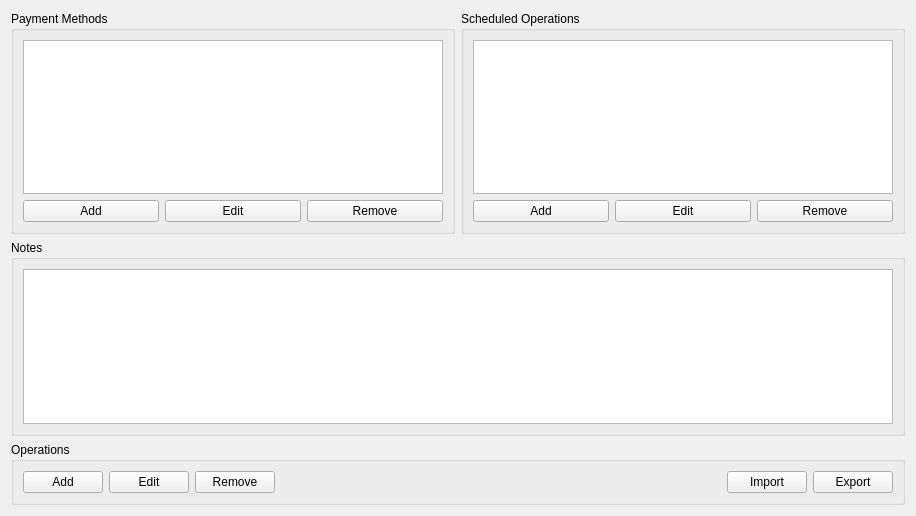
<?xml version="1.0" encoding="UTF-8"?>
<ui version="4.0">
 <class>AccountViewer</class>
 <widget class="QWidget" name="AccountViewer">
  <property name="geometry">
   <rect>
    <x>0</x>
    <y>0</y>
    <width>916</width>
    <height>516</height>
   </rect>
  </property>
  <property name="windowTitle">
   <string>Form</string>
  </property>
  <layout class="QVBoxLayout" name="verticalLayout_3">
   <item>
    <layout class="QHBoxLayout" name="hlayout">
     <item>
      <widget class="QGroupBox" name="pm_group">
       <property name="title">
        <string>Payment Methods</string>
       </property>
       <layout class="QVBoxLayout" name="verticalLayout">
        <item>
         <widget class="QListWidget" name="payment_methods">
          <property name="editTriggers">
           <set>QAbstractItemView::NoEditTriggers</set>
          </property>
         </widget>
        </item>
        <item>
         <layout class="QHBoxLayout" name="pm_buttons">
          <item>
           <widget class="QPushButton" name="pm_add">
            <property name="text">
             <string>Add</string>
            </property>
            <property name="icon">
             <iconset resource="../../picsou.qrc">
              <normaloff>:/resources/material-design/svg/credit-card-plus.svg</normaloff>:/resources/material-design/svg/credit-card-plus.svg</iconset>
            </property>
           </widget>
          </item>
          <item>
           <widget class="QPushButton" name="pm_edit">
            <property name="text">
             <string>Edit</string>
            </property>
            <property name="icon">
             <iconset resource="../../picsou.qrc">
              <normaloff>:/resources/material-design/svg/pencil.svg</normaloff>:/resources/material-design/svg/pencil.svg</iconset>
            </property>
           </widget>
          </item>
          <item>
           <widget class="QPushButton" name="pm_remove">
            <property name="text">
             <string>Remove</string>
            </property>
            <property name="icon">
             <iconset resource="../../picsou.qrc">
              <normaloff>:/resources/material-design/svg/credit-card-off.svg</normaloff>:/resources/material-design/svg/credit-card-off.svg</iconset>
            </property>
           </widget>
          </item>
         </layout>
        </item>
       </layout>
      </widget>
     </item>
     <item>
      <widget class="QGroupBox" name="sop_group">
       <property name="title">
        <string>Scheduled Operations</string>
       </property>
       <layout class="QVBoxLayout" name="verticalLayout_2">
        <item>
         <widget class="QListWidget" name="sops">
          <property name="editTriggers">
           <set>QAbstractItemView::NoEditTriggers</set>
          </property>
         </widget>
        </item>
        <item>
         <layout class="QHBoxLayout" name="sop_buttons">
          <item>
           <widget class="QPushButton" name="sop_add">
            <property name="text">
             <string>Add</string>
            </property>
            <property name="icon">
             <iconset resource="../../picsou.qrc">
              <normaloff>:/resources/material-design/svg/calendar-plus.svg</normaloff>:/resources/material-design/svg/calendar-plus.svg</iconset>
            </property>
           </widget>
          </item>
          <item>
           <widget class="QPushButton" name="sop_edit">
            <property name="text">
             <string>Edit</string>
            </property>
            <property name="icon">
             <iconset resource="../../picsou.qrc">
              <normaloff>:/resources/material-design/svg/calendar-range.svg</normaloff>:/resources/material-design/svg/calendar-range.svg</iconset>
            </property>
           </widget>
          </item>
          <item>
           <widget class="QPushButton" name="sop_remove">
            <property name="text">
             <string>Remove</string>
            </property>
            <property name="icon">
             <iconset resource="../../picsou.qrc">
              <normaloff>:/resources/material-design/svg/calendar-remove.svg</normaloff>:/resources/material-design/svg/calendar-remove.svg</iconset>
            </property>
           </widget>
          </item>
         </layout>
        </item>
       </layout>
      </widget>
     </item>
    </layout>
   </item>
   <item>
    <widget class="QGroupBox" name="notes_group">
     <property name="title">
      <string>Notes</string>
     </property>
     <layout class="QVBoxLayout" name="verticalLayout_4">
      <item>
       <widget class="QPlainTextEdit" name="notes">
        <property name="readOnly">
         <bool>true</bool>
        </property>
       </widget>
      </item>
     </layout>
    </widget>
   </item>
   <item>
    <widget class="QGroupBox" name="ops_group">
     <property name="title">
      <string>Operations</string>
     </property>
     <layout class="QVBoxLayout" name="ops_layout">
      <item>
       <layout class="QHBoxLayout" name="ops_buttons">
        <item>
         <widget class="QPushButton" name="add_op">
          <property name="text">
           <string>Add</string>
          </property>
          <property name="icon">
           <iconset resource="../../picsou.qrc">
            <normaloff>:/resources/material-design/svg/cart-plus.svg</normaloff>:/resources/material-design/svg/cart-plus.svg</iconset>
          </property>
         </widget>
        </item>
        <item>
         <widget class="QPushButton" name="edit_op">
          <property name="text">
           <string>Edit</string>
          </property>
          <property name="icon">
           <iconset resource="../../picsou.qrc">
            <normaloff>:/resources/material-design/svg/pencil.svg</normaloff>:/resources/material-design/svg/pencil.svg</iconset>
          </property>
         </widget>
        </item>
        <item>
         <widget class="QPushButton" name="remove_op">
          <property name="text">
           <string>Remove</string>
          </property>
          <property name="icon">
           <iconset resource="../../picsou.qrc">
            <normaloff>:/resources/material-design/svg/cart-off.svg</normaloff>:/resources/material-design/svg/cart-off.svg</iconset>
          </property>
         </widget>
        </item>
        <item>
         <spacer name="horizontalSpacer">
          <property name="orientation">
           <enum>Qt::Horizontal</enum>
          </property>
          <property name="sizeHint" stdset="0">
           <size>
            <width>40</width>
            <height>20</height>
           </size>
          </property>
         </spacer>
        </item>
        <item>
         <widget class="QPushButton" name="import_ops">
          <property name="text">
           <string>Import</string>
          </property>
          <property name="icon">
           <iconset resource="../../picsou.qrc">
            <normaloff>:/resources/material-design/svg/file-import.svg</normaloff>:/resources/material-design/svg/file-import.svg</iconset>
          </property>
         </widget>
        </item>
        <item>
         <widget class="QPushButton" name="export_ops">
          <property name="text">
           <string>Export</string>
          </property>
          <property name="icon">
           <iconset resource="../../picsou.qrc">
            <normaloff>:/resources/material-design/svg/file-export.svg</normaloff>:/resources/material-design/svg/file-export.svg</iconset>
          </property>
         </widget>
        </item>
       </layout>
      </item>
     </layout>
    </widget>
   </item>
  </layout>
  <action name="action_add_pm">
   <property name="icon">
    <iconset resource="../../picsou.qrc">
     <normaloff>:/resources/material-design/svg/credit-card-plus.svg</normaloff>:/resources/material-design/svg/credit-card-plus.svg</iconset>
   </property>
   <property name="text">
    <string>Add payment method</string>
   </property>
  </action>
  <action name="action_edit_pm">
   <property name="icon">
    <iconset resource="../../picsou.qrc">
     <normaloff>:/resources/material-design/svg/pencil.svg</normaloff>:/resources/material-design/svg/pencil.svg</iconset>
   </property>
   <property name="text">
    <string>Edit payment method</string>
   </property>
  </action>
  <action name="action_remove_pm">
   <property name="icon">
    <iconset resource="../../picsou.qrc">
     <normaloff>:/resources/material-design/svg/credit-card-off.svg</normaloff>:/resources/material-design/svg/credit-card-off.svg</iconset>
   </property>
   <property name="text">
    <string>Remove payment method</string>
   </property>
  </action>
  <action name="action_add_sop">
   <property name="icon">
    <iconset resource="../../picsou.qrc">
     <normaloff>:/resources/material-design/svg/calendar-plus.svg</normaloff>:/resources/material-design/svg/calendar-plus.svg</iconset>
   </property>
   <property name="text">
    <string>Add scheduled operation</string>
   </property>
  </action>
  <action name="action_edit_sop">
   <property name="icon">
    <iconset resource="../../picsou.qrc">
     <normaloff>:/resources/material-design/svg/calendar-range.svg</normaloff>:/resources/material-design/svg/calendar-range.svg</iconset>
   </property>
   <property name="text">
    <string>Edit scheduled operation</string>
   </property>
  </action>
  <action name="action_remove_sop">
   <property name="icon">
    <iconset resource="../../picsou.qrc">
     <normaloff>:/resources/material-design/svg/calendar-remove.svg</normaloff>:/resources/material-design/svg/calendar-remove.svg</iconset>
   </property>
   <property name="text">
    <string>Remove scheduled operation</string>
   </property>
  </action>
  <action name="action_add_op">
   <property name="icon">
    <iconset resource="../../picsou.qrc">
     <normaloff>:/resources/material-design/svg/cart-plus.svg</normaloff>:/resources/material-design/svg/cart-plus.svg</iconset>
   </property>
   <property name="text">
    <string>Add operation</string>
   </property>
  </action>
  <action name="action_edit_op">
   <property name="icon">
    <iconset resource="../../picsou.qrc">
     <normaloff>:/resources/material-design/svg/pencil.svg</normaloff>:/resources/material-design/svg/pencil.svg</iconset>
   </property>
   <property name="text">
    <string>Edit operation</string>
   </property>
  </action>
  <action name="action_remove_op">
   <property name="icon">
    <iconset resource="../../picsou.qrc">
     <normaloff>:/resources/material-design/svg/cart-off.svg</normaloff>:/resources/material-design/svg/cart-off.svg</iconset>
   </property>
   <property name="text">
    <string>Remove operation</string>
   </property>
  </action>
  <action name="action_import_ops">
   <property name="icon">
    <iconset resource="../../picsou.qrc">
     <normaloff>:/resources/material-design/svg/file-import.svg</normaloff>:/resources/material-design/svg/file-import.svg</iconset>
   </property>
   <property name="text">
    <string>Import operations</string>
   </property>
  </action>
  <action name="action_export_ops">
   <property name="icon">
    <iconset resource="../../picsou.qrc">
     <normaloff>:/resources/material-design/svg/file-export.svg</normaloff>:/resources/material-design/svg/file-export.svg</iconset>
   </property>
   <property name="text">
    <string>Export operations</string>
   </property>
  </action>
 </widget>
 <tabstops>
  <tabstop>payment_methods</tabstop>
  <tabstop>pm_add</tabstop>
  <tabstop>pm_edit</tabstop>
  <tabstop>pm_remove</tabstop>
  <tabstop>sop_add</tabstop>
  <tabstop>sop_edit</tabstop>
  <tabstop>sop_remove</tabstop>
 </tabstops>
 <resources>
  <include location="../../picsou.qrc"/>
 </resources>
 <connections/>
</ui>
